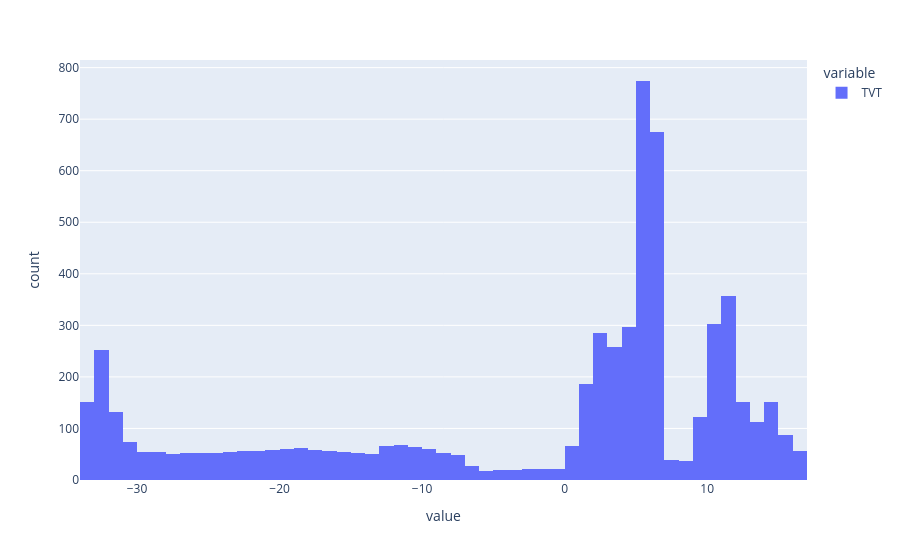

Notebook code cell kept with this figure:
### Code cell
px.histogram(delta_tvts[1])

### Figure 1 — Plotly figure (JSON) as saved in the notebook; plotly's stock layout.template omitted (floating-point values rounded to 4 significant figures; data arrays with more than 128 entries replaced by an {"elided": "..."} marker saying what was removed)
{"data": [{"bingroup": "x", "hovertemplate": "variable=TVT<br>value=%{x}<br>count=%{y}<extra></extra>", "legendgroup": "TVT", "marker": {"color": "#636efa", "pattern": {"shape": ""}}, "name": "TVT", "orientation": "v", "showlegend": true, "type": "histogram", "x": {"elided": "6014 float values"}, "xaxis": "x", "yaxis": "y"}], "layout": {"barmode": "relative", "legend": {"title": {"text": "variable"}, "tracegroupgap": 0}, "margin": {"t": 60}, "xaxis": {"anchor": "y", "domain": [0, 1], "title": {"text": "value"}}, "yaxis": {"anchor": "x", "domain": [0, 1], "title": {"text": "count"}}}}
